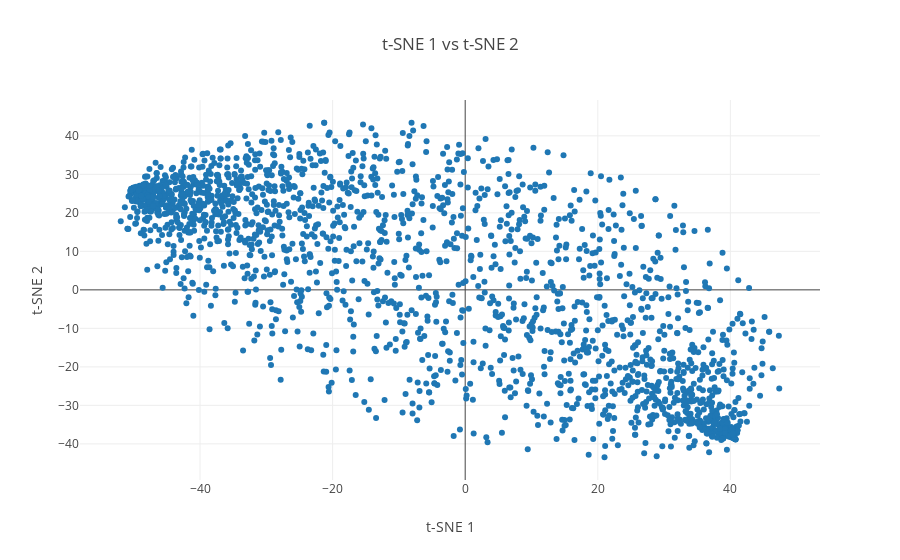

Notebook source saved alongside this figure:
### Code cell
# CNN + LSTM
conv_tsne_embds = TSNE(n_components=2).fit_transform(conv_embds)
plot_words(conv_tsne_embds, 0, 2000, 1)

### Figure 1 — Plotly figure (JSON) as saved in the notebook; plotly's stock layout.template omitted (floating-point values rounded to 4 significant figures; data arrays with more than 128 entries replaced by an {"elided": "..."} marker saying what was removed)
{"data": [{"mode": "markers", "text": {"elided": "2000 str values"}, "type": "scatter", "x": {"elided": "2000 float values"}, "y": {"elided": "2000 float values"}}], "layout": {"hovermode": "closest", "title": "t-SNE 1 vs t-SNE 2", "xaxis": {"title": "t-SNE 1"}, "yaxis": {"title": "t-SNE 2"}}}
